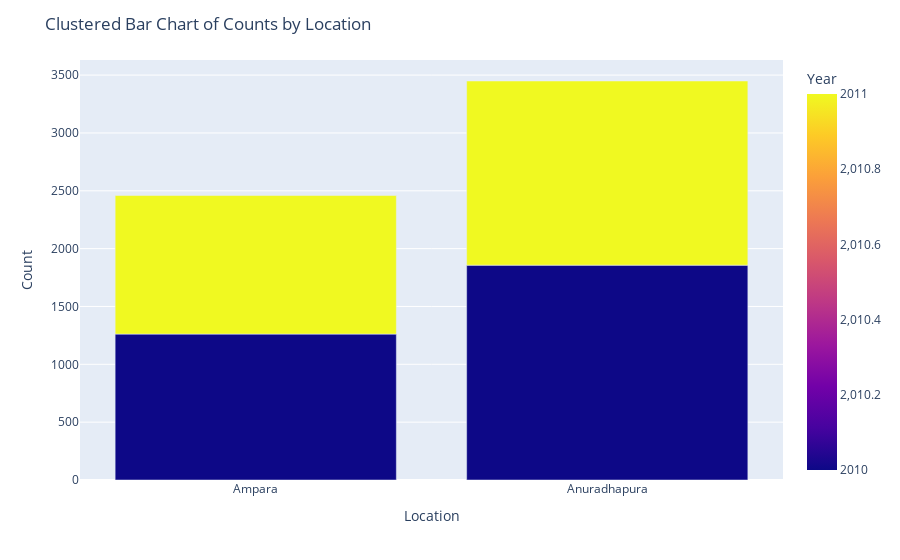

The code cell stored with this chart in its notebook:
### Code cell
import pandas as pd
import plotly.express as px

# Sample DataFrame
data = {
    'Location': ['Ampara', 'Ampara', 'Anuradhapura', 'Anuradhapura'],
    'Count': [1261, 1198, 1857, 1592],
    'Year': [2010, 2011, 2010, 2011]
}
df = pd.DataFrame(data)

# Create the clustered bar chart
fig = px.bar(df, x='Location', y='Count', color='Year', barmode='group')

# Update layout
fig.update_layout(
    title='Clustered Bar Chart of Counts by Location',
    xaxis_title='Location',
    yaxis_title='Count'
)

# Show the plot
fig.show()
df

### Figure 1 — Plotly figure (JSON) as saved in the notebook; plotly's stock layout.template omitted (floating-point values rounded to 4 significant figures)
{"data": [{"alignmentgroup": "True", "hovertemplate": "Location=%{x}<br>Count=%{y}<br>Year=%{marker.color}<extra></extra>", "legendgroup": "", "marker": {"color": [2010, 2011, 2010, 2011], "coloraxis": "coloraxis", "pattern": {"shape": ""}}, "name": "", "offsetgroup": "", "orientation": "v", "showlegend": false, "textposition": "auto", "type": "bar", "x": ["Ampara", "Ampara", "Anuradhapura", "Anuradhapura"], "xaxis": "x", "y": [1261, 1198, 1857, 1592], "yaxis": "y"}], "layout": {"autosize": true, "barmode": "group", "coloraxis": {"colorbar": {"title": {"text": "Year"}}, "colorscale": [[0, "#0d0887"], [0.1111, "#46039f"], [0.2222, "#7201a8"], [0.3333, "#9c179e"], [0.4444, "#bd3786"], [0.5556, "#d8576b"], [0.6667, "#ed7953"], [0.7778, "#fb9f3a"], [0.8889, "#fdca26"], [1, "#f0f921"]]}, "legend": {"tracegroupgap": 0}, "margin": {"t": 60}, "title": {"text": "Clustered Bar Chart of Counts by Location"}, "xaxis": {"anchor": "y", "autorange": true, "domain": [0, 1], "range": [-0.5, 1.5], "title": {"text": "Location"}, "type": "category"}, "yaxis": {"anchor": "x", "autorange": true, "domain": [0, 1], "range": [0, 3631.0], "title": {"text": "Count"}, "type": "linear"}}}
